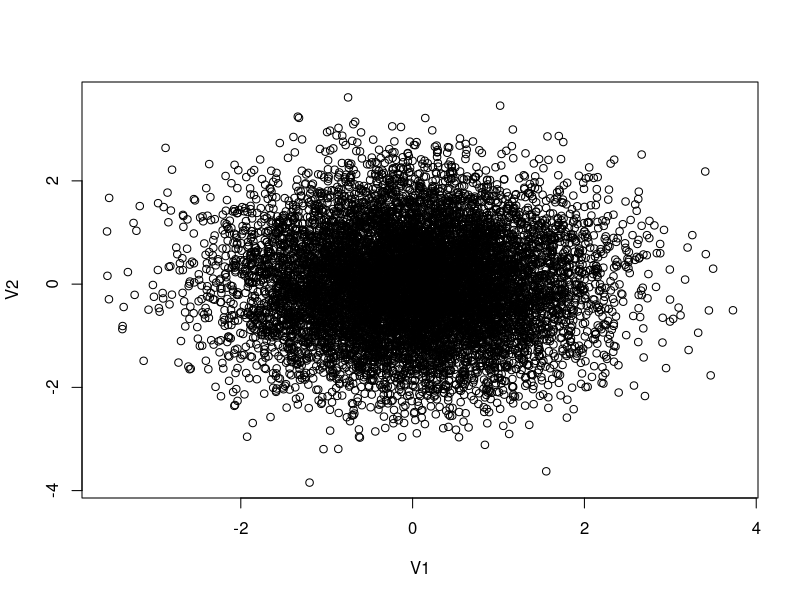
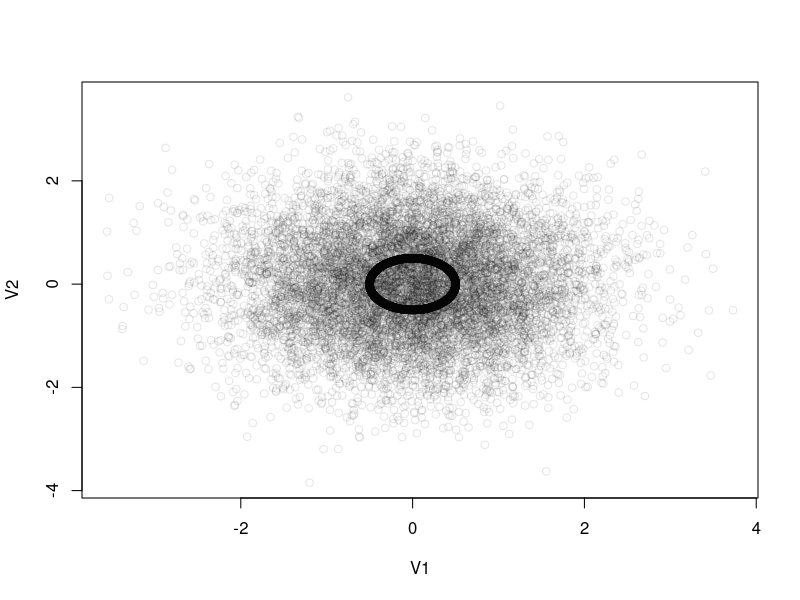
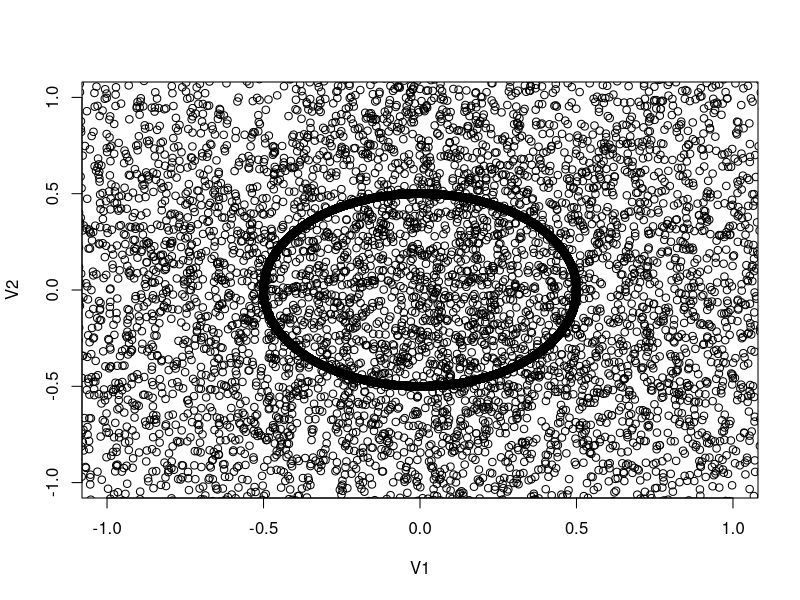
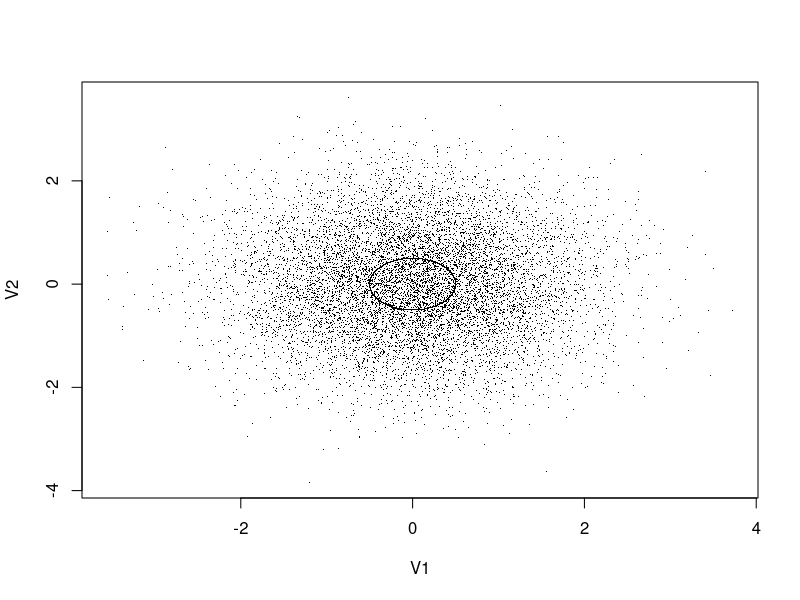
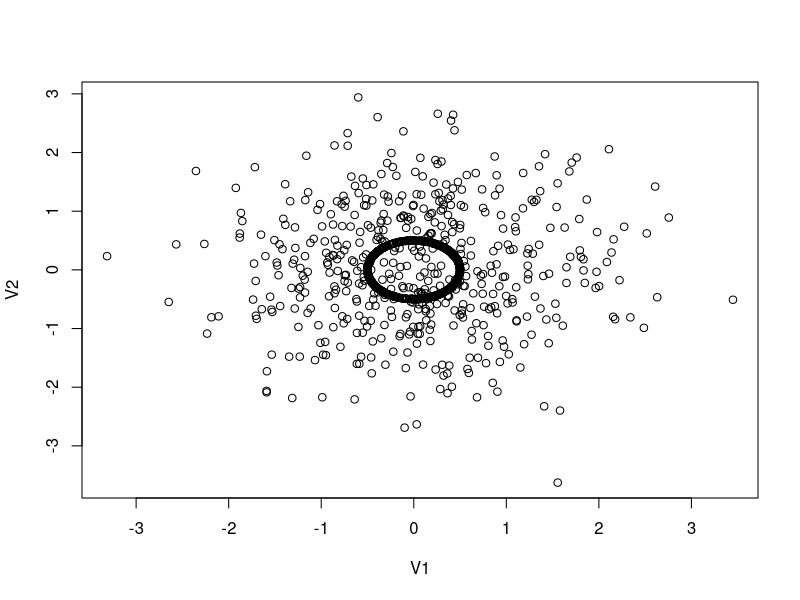
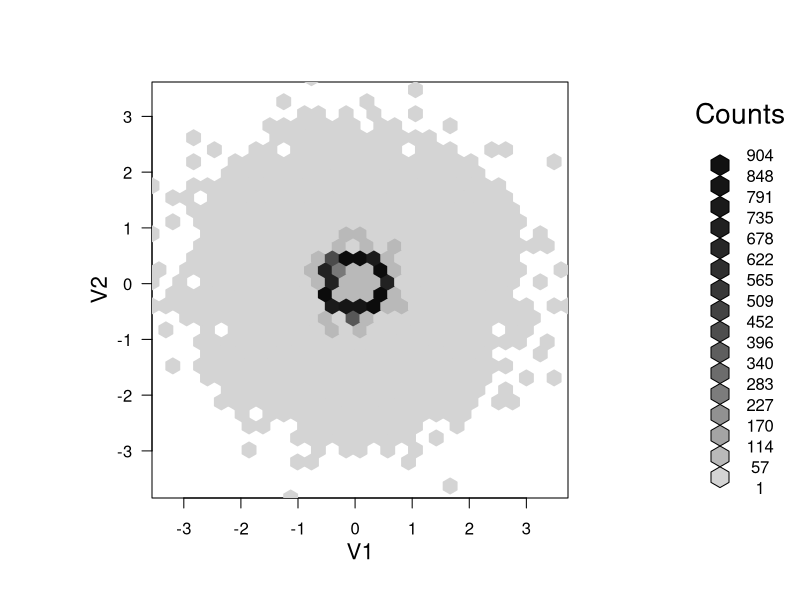
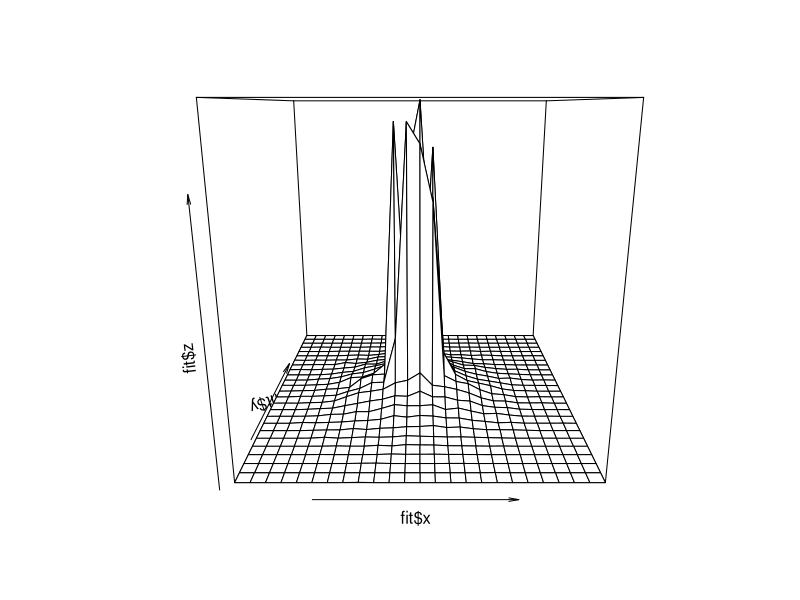

The R script that drew these images, in order:
## ---- chunk 1
knitr::opts_chunk$set(tidy = F, fig.path = 'assets/fig/')
knitr::opts_knit$set(base.url = "../")
# generate the data
set.seed(20111105)
x = rbind(matrix(rnorm(10000 * 2), ncol = 2), local({
  r = runif(10000, 0, 2 * pi)
  0.5 * cbind(sin(r), cos(r))
}))
x = as.data.frame(x[sample(nrow(x)), ])
## ---- chunk 2
plot(x)
## ---- chunk 3
plot(x, col = rgb(0, 0, 0, 0.1))
## ---- chunk 4
plot(x, xlim = c(-1, 1), ylim = c(-1, 1))
## ---- chunk 5
plot(x, pch = ".")
## ---- chunk 6
plot(x[sample(nrow(x), 1000), ])
## ---- chunk 7
library(hexbin)
with(x, plot(hexbin(V1, V2)))
## ---- chunk 8
library(MASS)
fit = kde2d(x[, 1], x[, 2])
# perspective plot by persp()
persp(fit$x, fit$y, fit$z)
